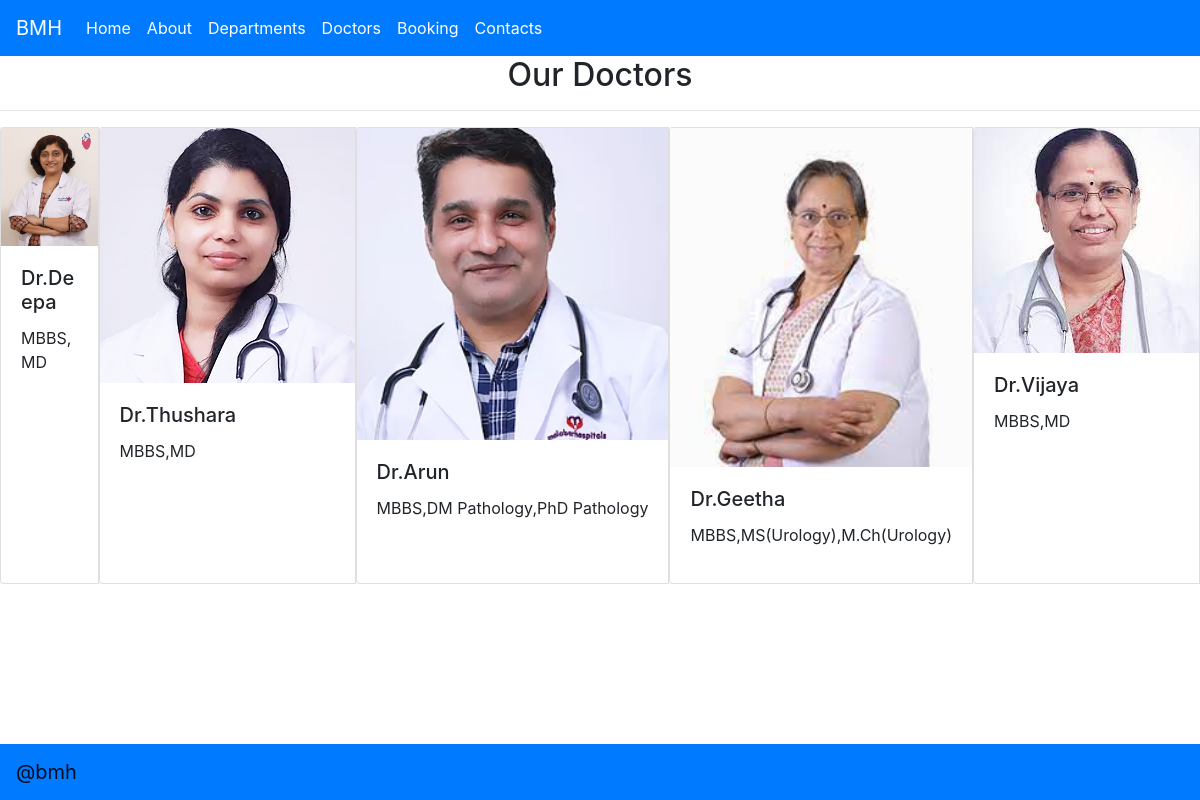
The app's page /doctors/ with its own data.
### home/models.py (models this page shows, shortened)
class Doctors(models.Model):
    doc_name = models.CharField(max_length=225)
    doc_spec = models.CharField(max_length=225)
    dpt_name = models.ForeignKey(Departments,on_delete=models.CASCADE)
    doc_image = models.ImageField(upload_to='doctors')

### home/views.py (the view)
# urls.py: path('doctors/',views.doctors,name='doctors'),
def doctors(request):
    dict_docs = {
        'doctors':Doctors.objects.all()
    }
    return render(request,'doctors.html',dict_docs)

### templates/doctors.html (shortened to what this page needs)
{% extends 'base.html' %}
{% load static %}
{% block content %}<h2 class="text-center">Our Doctors</h2>
<hr>
  {% for i in doctors %}
  <div class="card-group">
    <div class="card">
      <img src="{{i.doc_image.url}}" class="card-img-top" alt="...">
      <div class="card-body">
        <h5 class="card-title">{{i.doc_name}}</h5>
        <p class="card-text">{{i.doc_spec}}</p>
      </div>
    </div>
  {% endfor %}
{% endblock content %}

### templates/base.html (shortened to what this page needs)
{% load static %}
<!DOCTYPE html>
<html>
    <head>
        <link rel="stylesheet" href="{% static '/css/stylesheet.css'%}">
        <link rel="stylesheet" href="https://cdn.jsdelivr.net/npm/bootstrap@4.6.2/dist/css/bootstrap.min.css">
    </head>
    <body>
        <nav class="navbar navbar-expand-lg navbar-light bg-primary">
            <a class="navbar-brand text-white" href="#">BMH</a>
            <div class="collapse navbar-collapse" id="navbarNavAltMarkup">
              <div class="navbar-nav">
                <a class="nav-link active text-white" href="{% url 'home'%}">Home <span class="sr-only">(current)</span></a>
                <a class="nav-link text-white" href="{% url 'about'%}">About</a>
                <a class="nav-link text-white" href="{% url 'departments'%}">Departments</a>
                <a class="nav-link text-white" href="{% url 'doctors'%}">Doctors</a>
                <a class="nav-link text-white" href="{% url 'booking'%}">Booking</a>
                <a class="nav-link text-white" href="{% url 'contacts'%}">Contacts</a>
              </div>
            </div>
          </nav>
        {% block content %}{% endblock content %}
        <nav class="navbar fixed-bottom navbar-light bg-primary">
          <a class="navbar-brand" href="#">@bmh</a>
        </nav>
    </body>
</html>

### records on screen
Doctors: doc_image (picture), doc_name "Dr.Deepa", doc_spec "MBBS,MD"
Doctors: doc_image (picture), doc_name "Dr.Thushara", doc_spec "MBBS,MD"
Doctors: doc_image (picture), doc_name "Dr.Arun", doc_spec "MBBS,DM Pathology,PhD Pathology"
Doctors: doc_image (picture), doc_name "Dr.Geetha", doc_spec "MBBS,MS(Urology),M.Ch(Urology)"
Doctors: doc_image (picture), doc_name "Dr.Vijaya", doc_spec "MBBS,MD"
